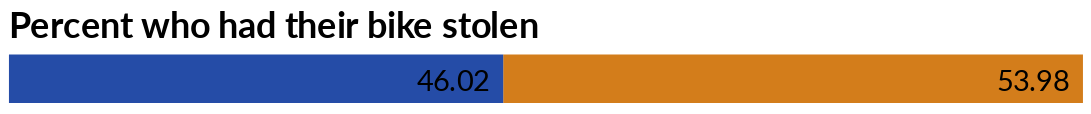

Notebook code cell kept with this figure:
### Code cell
bars = alt.Chart(df_bike_stolen).mark_bar().encode(
    x=alt.X('sum(percent):Q', stack='zero', axis=None),
    y=alt.Y('type:N', axis=None),
    color=alt.Color('stolen', legend=None)
)

text = alt.Chart(df_bike_stolen).mark_text(
    dx=-28, 
    dy=2, 
    size=16,
    font='Lato',
).encode(
    x=alt.X('sum(percent):Q', stack='zero'),
    y=alt.Y('type:N'),
    detail='stolen:N',
    text=alt.Text('sum(percent):Q', format='.2f'),
    color=alt.value('black')
)

(bars + text).properties(title='Percent who had their bike stolen', height=30, width=600).configure_view(strokeOpacity=0)

### Figure 1 — Vega-Lite specification as saved in the notebook (floating-point values rounded to 4 significant figures)
{"config": {"title": {"fontSize": 20, "font": "Lato", "anchor": "start", "fontColor": "#000000"}, "axisX": {"domain": true, "domainColor": "#000000", "domainWidth": 1, "grid": false, "labelFont": "Lato", "labelFontSize": 16, "labelAngle": 0, "tickColor": "#000000", "tickSize": 5, "titleFont": "Lato", "titleFontSize": 16, "titlePadding": 10, "title": "X Axis Title (units)"}, "axisY": {"domain": false, "grid": false, "gridColor": "#DEDDDD", "gridWidth": 1, "labelFont": "Lato", "labelFontSize": 16, "labelAngle": 0, "ticks": false, "titleFont": "Lato", "titleFontSize": 16, "titlePadding": 10, "title": "Y Axis Title (units)", "titleAngle": 0, "titleY": -10, "titleX": 18}, "range": {"category": ["#254CA7", "#D37D1B"]}, "view": {"strokeOpacity": 0}}, "layer": [{"mark": "bar", "encoding": {"color": {"field": "stolen", "legend": null, "type": "nominal"}, "x": {"aggregate": "sum", "axis": null, "field": "percent", "stack": "zero", "type": "quantitative"}, "y": {"axis": null, "field": "type", "type": "nominal"}}}, {"mark": {"type": "text", "dx": -28, "dy": 2, "font": "Lato", "size": 16}, "encoding": {"color": {"value": "black"}, "detail": {"field": "stolen", "type": "nominal"}, "text": {"aggregate": "sum", "field": "percent", "format": ".2f", "type": "quantitative"}, "x": {"aggregate": "sum", "field": "percent", "stack": "zero", "type": "quantitative"}, "y": {"field": "type", "type": "nominal"}}}], "data": {"name": "data-2de7972d25e91fe4b49d54b599348fbd"}, "height": 30, "title": "Percent who had their bike stolen", "width": 600, "$schema": "https://vega.github.io/schema/vega-lite/v4.17.0.json", "datasets": {"data-2de7972d25e91fe4b49d54b599348fbd": [{"stolen": "Yes", "count": 278, "percent": 53.98, "type": "stolen"}, {"stolen": "No", "count": 237, "percent": 46.02, "type": "stolen"}]}}
